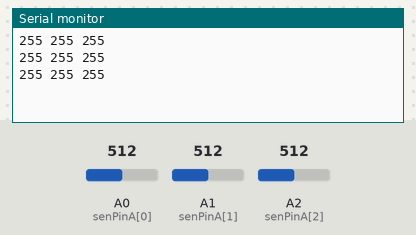
Recording of a sketch running on a simulated Arduino Uno, built with avr-gcc and run on an emulated ATmega328P. On the bench: the last lines printed to the serial monitor. The test bench sets the inputs (shaded band); at power-on: A0 (senPinA[0]) = 512, A1 (senPinA[1]) = 512, A2 (senPinA[2]) = 512.

Above: at 1.3 s.
1.4 s: A0 (senPinA[0]) set to 716
At 1.9 s:
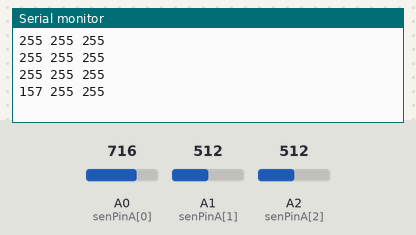
2.9 s: A1 (senPinA[1]) set to 716
At 3.4 s:
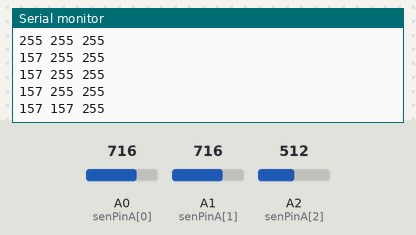
4.4 s: A2 (senPinA[2]) set to 716
At 4.9 s:
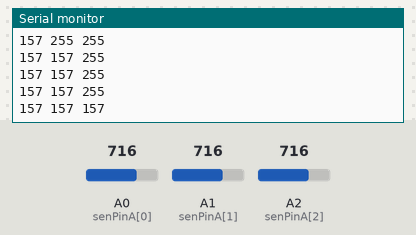
5.9 s: A0 (senPinA[0]) set to 900
At 6.4 s:
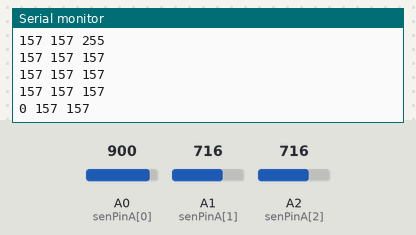
7.4 s: A1 (senPinA[1]) set to 900
At 7.9 s:
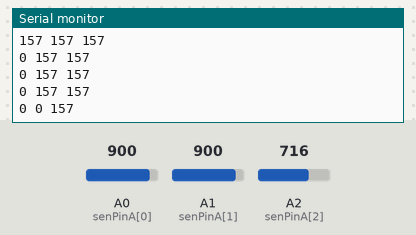
8.9 s: A2 (senPinA[2]) set to 900
At 9.4 s:
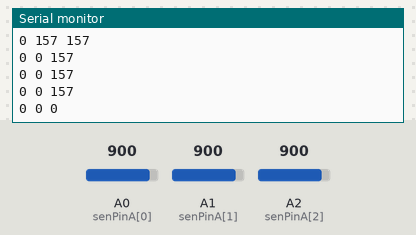
Timing chart, 0 to 11.4 s (numbered marks = the images above; inputs shaded):
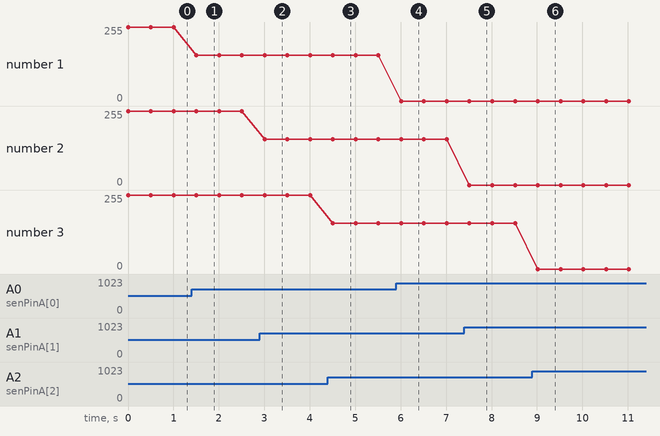

The sketch:

ex.ino
```cpp
// =================== Global Variables ===================
int numOfSen = 3; // the number of sensor
int delayVal = 500; // the delay time in ms (1000ms = 1sec)

int senPinA[] = {A0,A1,A2}; // the number of the pins
int valSen[] = {0,0,0}; // need to read the analog data
int mapVal[] = {0,0,0}; // need to mapping the data from [0,1024] to [0,255]
// ========================================================

// in Arduino you must write 2 function: I.setup, II.loop
// setup -> Occurs once at the start of the run
// loop -> Always running in circles
void setup()
{
   Serial.begin(9600); // open the serial output data on 9600 baud
}

void loop()
{
  for (int i=0; i<numOfSen; i++)
    {
      valSen[i] = analogRead(senPinA[i]); // read data from the Sensors
      valSen[i] = constrain(valSen[i], 600, 900); // set limits
      mapVal[i] = map(valSen[i], 600, 900, 255, 0); // mapping the data
    }

    for (int i=0; i<numOfSen-1; i++) // print the data to the Serial (Rx,Tx)
    {
      Serial.print(mapVal[i]);
      Serial.print(" ");
    }
    Serial.println(mapVal[numOfSen-1]);

    delay(delayVal);
}
```

Measured:
- after the input at 1.4 s, the serial monitor: prints a new line after 0.10 s (image 1)
- after the input at 2.9 s, the serial monitor: prints a new line after 0.11 s (image 2)
- after the input at 4.4 s, the serial monitor: prints a new line after 0.11 s (image 3)
- after the input at 5.9 s, the serial monitor: prints a new line after 0.11 s (image 4)
- after the input at 7.4 s, the serial monitor: prints a new line after 0.12 s (image 5)
- after the input at 8.9 s, the serial monitor: prints a new line after 0.12 s (image 6)
- plotted number 1: 255 → 157 after the input at 1.4 s, 157 → 0 after the input at 5.9 s
